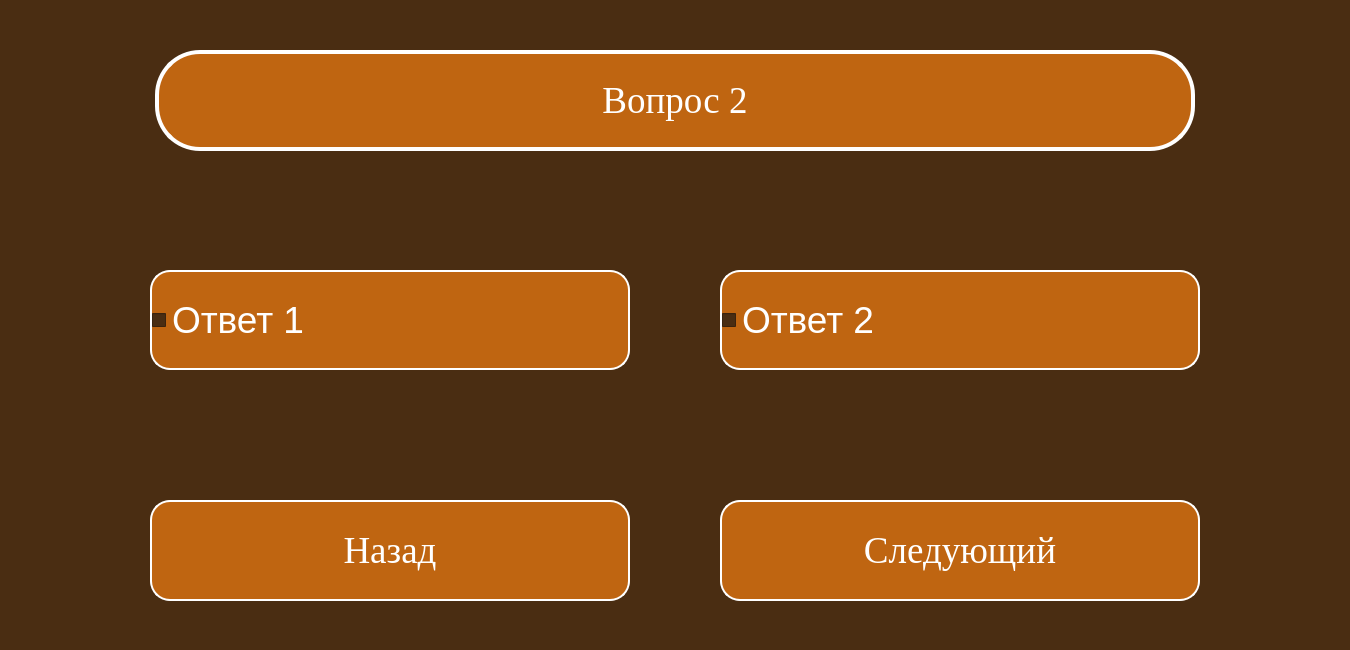
<?xml version="1.0" encoding="UTF-8"?>
<ui version="4.0">
 <class>Dialog</class>
 <widget class="QDialog" name="Dialog">
  <property name="geometry">
   <rect>
    <x>0</x>
    <y>0</y>
    <width>1350</width>
    <height>650</height>
   </rect>
  </property>
  <property name="windowTitle">
   <string>GeleosTest</string>
  </property>
  <property name="styleSheet">
   <string notr="true">background-color: rgb(74, 45, 18);
font-size:28pt;</string>
  </property>
  <widget class="QCheckBox" name="btn1">
   <property name="geometry">
    <rect>
     <x>150</x>
     <y>270</y>
     <width>480</width>
     <height>100</height>
    </rect>
   </property>
   <property name="font">
    <font>
     <pointsize>28</pointsize>
    </font>
   </property>
   <property name="styleSheet">
    <string notr="true">QCheckBox:unchecked {
color: white;
background-color: rgb(191, 101, 17);
border-radius: 20px;
border: 2px solid #ffffff;
font: 50pt &quot;Times New Roman&quot;;
}

QCheckBox:pressed {
color: rgb(191, 101, 17);
background-color: white;
border: 4px solid rgb(191, 101, 17);
font: 50pt &quot;Times New Roman&quot;;
}

QCheckBox:checked {
color: rgb(191, 101, 17);
background-color: white;
border: 4px solid rgb(191, 101, 17);
font: 50pt &quot;Times New Roman&quot;;
}</string>
   </property>
   <property name="text">
    <string>Ответ 1</string>
   </property>
  </widget>
  <widget class="QLabel" name="label">
   <property name="geometry">
    <rect>
     <x>155</x>
     <y>50</y>
     <width>1040</width>
     <height>101</height>
    </rect>
   </property>
   <property name="font">
    <font>
     <family>Times New Roman</family>
     <pointsize>50</pointsize>
     <weight>50</weight>
     <italic>false</italic>
     <bold>false</bold>
    </font>
   </property>
   <property name="styleSheet">
    <string notr="true">font: 50pt &quot;Times New Roman&quot;;
color: white;
background-color: rgb(191, 101, 17);
border-radius: 45px;
border: 4px solid #ffffff;</string>
   </property>
   <property name="text">
    <string>Вопрос 2</string>
   </property>
   <property name="scaledContents">
    <bool>false</bool>
   </property>
   <property name="alignment">
    <set>Qt::AlignCenter</set>
   </property>
   <property name="wordWrap">
    <bool>true</bool>
   </property>
  </widget>
  <widget class="QCheckBox" name="btn2">
   <property name="geometry">
    <rect>
     <x>720</x>
     <y>270</y>
     <width>480</width>
     <height>100</height>
    </rect>
   </property>
   <property name="font">
    <font>
     <pointsize>28</pointsize>
    </font>
   </property>
   <property name="styleSheet">
    <string notr="true">QCheckBox:unchecked {
color: white;
background-color: rgb(191, 101, 17);
border-radius: 20px;
border: 2px solid #ffffff;
font: 50pt &quot;Times New Roman&quot;;
}

QCheckBox:pressed {
color: rgb(191, 101, 17);
background-color: white;
border: 4px solid rgb(191, 101, 17);
font: 50pt &quot;Times New Roman&quot;;
}

QCheckBox:checked {
color: rgb(191, 101, 17);
background-color: white;
border: 4px solid rgb(191, 101, 17);
font: 50pt &quot;Times New Roman&quot;;
}</string>
   </property>
   <property name="text">
    <string>Ответ 2</string>
   </property>
  </widget>
  <widget class="QPushButton" name="behindButton">
   <property name="geometry">
    <rect>
     <x>150</x>
     <y>500</y>
     <width>480</width>
     <height>101</height>
    </rect>
   </property>
   <property name="font">
    <font>
     <family>Times New Roman</family>
     <pointsize>50</pointsize>
     <weight>50</weight>
     <italic>false</italic>
     <bold>false</bold>
    </font>
   </property>
   <property name="styleSheet">
    <string notr="true">QPushButton {
color: white;
background-color: rgb(191, 101, 17);
border-radius: 20px;
border: 2px solid #ffffff;
font: 50pt &quot;Times New Roman&quot;;
}

QPushButton:pressed {
color: rgb(191, 101, 17);
background-color: white;
border: 4px solid rgb(191, 101, 17);
font: 50pt &quot;Times New Roman&quot;;
}</string>
   </property>
   <property name="text">
    <string>Назад</string>
   </property>
  </widget>
  <widget class="QPushButton" name="nextButton">
   <property name="geometry">
    <rect>
     <x>720</x>
     <y>500</y>
     <width>480</width>
     <height>101</height>
    </rect>
   </property>
   <property name="font">
    <font>
     <family>Times New Roman</family>
     <pointsize>50</pointsize>
     <weight>50</weight>
     <italic>false</italic>
     <bold>false</bold>
    </font>
   </property>
   <property name="styleSheet">
    <string notr="true">QPushButton {
color: white;
background-color: rgb(191, 101, 17);
border-radius: 20px;
border: 2px solid #ffffff;
font: 50pt &quot;Times New Roman&quot;;
}

QPushButton:pressed {
color: rgb(191, 101, 17);
background-color: white;
border: 4px solid rgb(191, 101, 17);
font: 50pt &quot;Times New Roman&quot;;
}</string>
   </property>
   <property name="text">
    <string>Следующий</string>
   </property>
  </widget>
 </widget>
 <resources/>
 <connections/>
</ui>
